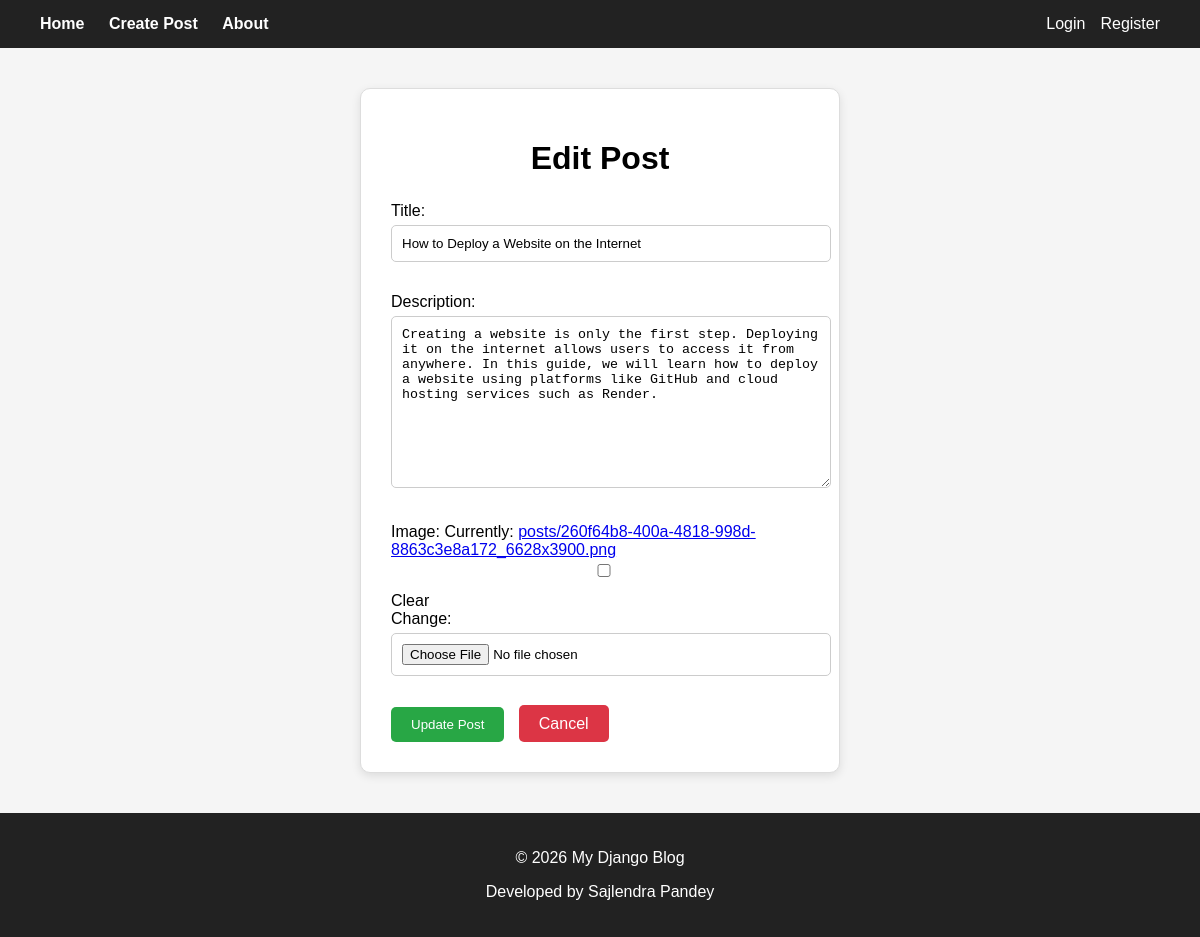
The app's page /update/5/ with its own data.
### home/models.py (models this page shows, shortened)
class Post(models.Model):
    Title=models.CharField(max_length=50)
    Description=models.TextField()
    Image=models.ImageField(upload_to='posts/',null=True, blank=True,max_length=255)
    Created_at=models.DateField(auto_now_add=True)
    user=models.ForeignKey(User,on_delete=models.CASCADE,null=True)

### home/views.py (the view)
# urls.py: path('update/<int:id>/',views.update_post,name='update_post'),
def update_post(request,id):
    post=get_object_or_404(Post,id=id)
    if request.method=="POST":
        form=PostForm(request.POST,request.FILES,instance=post)
        if form.is_valid():
            form.save()
            messages.success(request,"Post update successfully")
            return redirect('index')
    else:
        form=PostForm(instance=post)
    return render(request,"edit_post.html",{'form':form})

### home/forms.py
class PostForm(forms.ModelForm):
    class Meta:
        model = Post
        fields = ['Title', 'Description','Image']

### home/templates/edit_post.html (shortened to what this page needs)
{% extends 'base.html' %}
{% block content %}
<div class="form-container">
<div class="form-card">
<h1>Edit Post</h1>
<form method="POST" enctype="multipart/form-data">
{{ form.as_p }}
<button class="btn save-btn" type="submit">Update Post</button>
<a href="{% url 'index' %}" class="cancel-btn">Cancel</a>
</form>
</div>
</div>
{% endblock %}

### home/templates/base.html (style rules this page uses)
body { font-family: Arial, sans-serif; margin:0; background:#f5f5f5; }

### home/templates/edit_post.html (style rules this page uses)
.form-container { width:50%; margin:auto; margin-top:40px; }
.form-card { border:1px solid #ddd; padding:30px; border-radius:10px; box-shadow:0 3px 10px rgba(0,0,0,0.1); background:white; }
.form-card h1 { text-align:center; margin-bottom:25px; }
.form-card input, .form-card textarea, .form-card select { width:100%; padding:10px; margin-top:5px; margin-bottom:15px; border:1px solid #ccc; border-radius:5px; }
.btn { padding:10px 20px; border:none; border-radius:5px; cursor:pointer; }
.save-btn { background:#28a745; color:white; }
.cancel-btn { background:#dc3545; color:white; margin-left:10px; text-decoration:none; padding:10px 20px; border-radius:5px; }

### records on screen
Post: Title "How to Deploy a Website on the Internet", Description "Creating a website is only the first step. Deploying it on the internet allows users to access it from anywhere. In this guide, we will learn how to deploy a website using platforms like GitHub and cloud hosting services such as Render."
